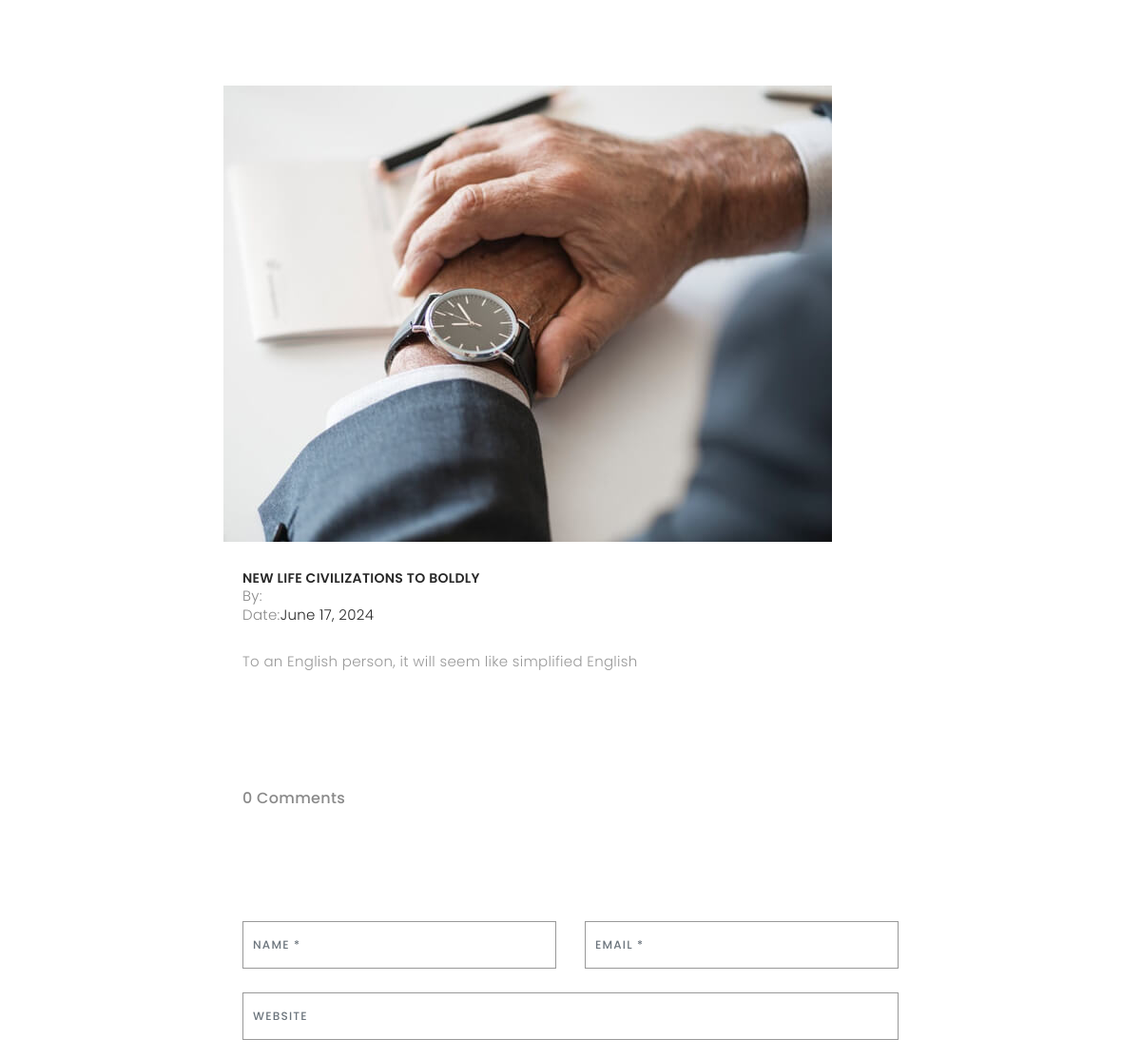
/single/new-life-civilizations-to-boldly/ (upper part), run on an earlier commit of the app's database.
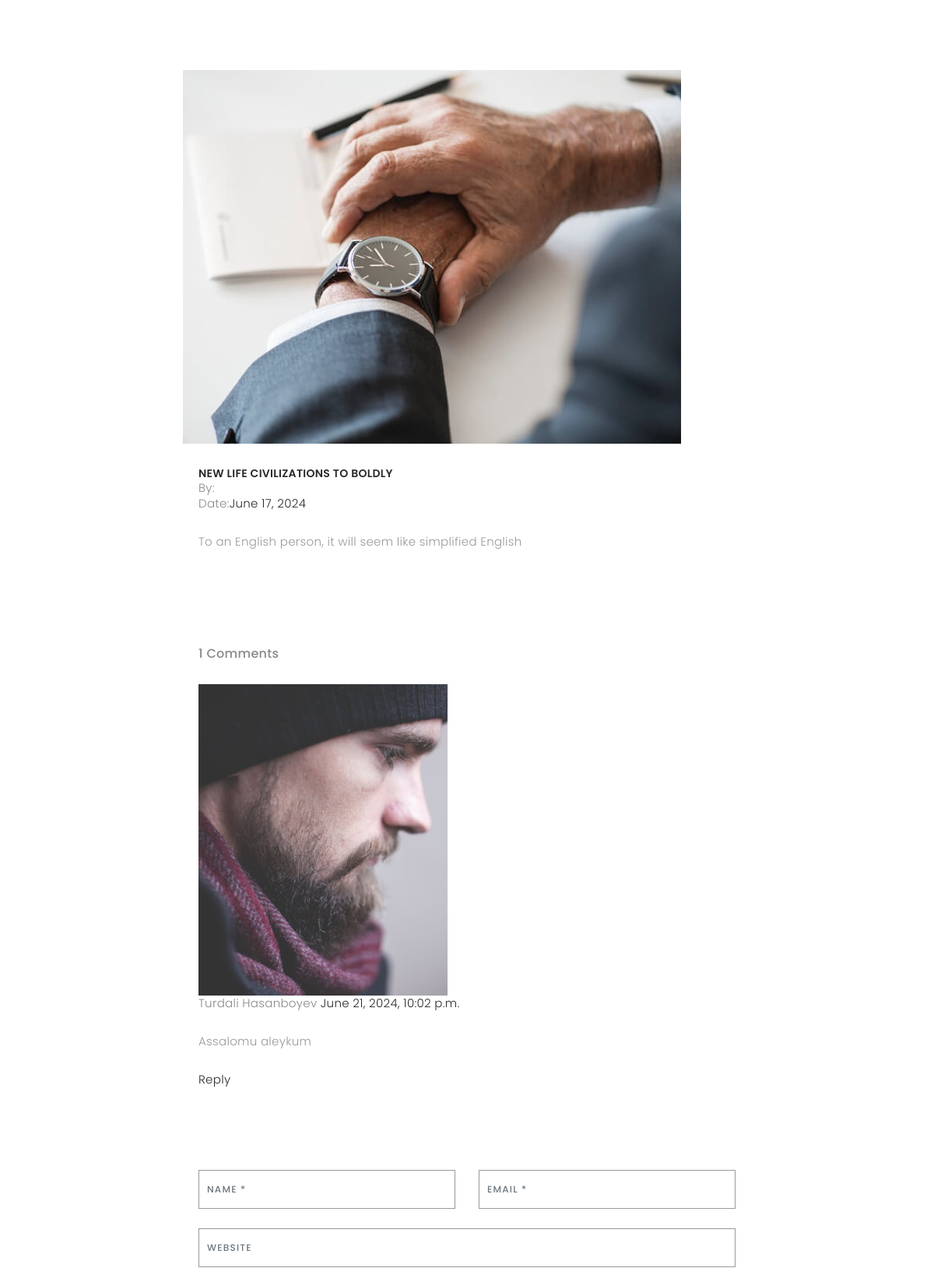
And on a later commit of the database.
### folio/models.py (models this page shows, shortened)
class Blog(models.Model):
    title = models.CharField(max_length=225)
    slug = models.SlugField(unique=True, max_length=225, null=True, blank=True)
    description = models.TextField(null=True, blank=True)
    image = models.ImageField(upload_to="BlogPhotos/", null=True, blank=True)
    created_at = models.DateTimeField(auto_now_add=True)
    updated_at = models.DateTimeField(auto_now=True)

class Comment(models.Model):
    blog = models.ForeignKey(Blog, on_delete=models.CASCADE)
    user = models.ForeignKey(User, on_delete=models.SET_NULL, null=True)
    name = models.CharField(max_length=225, null=True)
    email = models.EmailField(null=True, blank=True)
    website = models.URLField(null=True, blank=True)
    comment = models.TextField(null=True, blank=True)
    created_at = models.DateTimeField(auto_now_add=True)

class User(AbstractUser):
    profile_photo = models.ImageField(upload_to="ProfilePhotos/", null=True, blank=True)
    biography = models.CharField(max_length=225, null=True, blank=True)
    work = models.CharField(max_length=225, null=True, blank=True)

### folio/views.py (the view, shortened to what this page needs)
# urls.py: path('single/<slug:slug>/', single, name='single'),
def single(request, slug):
    blog = Blog.objects.get(slug__exact=slug)
    comments = Comment.objects.filter(blog_id=blog.id)
    context = {
        "blog": blog,
        "comments": comments,
        }
    return render(request, 'blog-single.html', context)

### templates/blog-single.html (shortened to what this page needs)
{% extends 'base.html' %}
{% load static %}
{% block content %}
<div class="main-content paddsection">
  <div class="container">
    <div class="row justify-content-center">
      <div class="col-md-8 col-md-offset-2">
        <div class="row">
          <div class="container-main single-main">
            <div class="col-md-12">
              <div class="block-main mb-30">
                <img src="{{ blog.image.url }}" class="img-responsive" alt="reviews2">
                <div class="content-main single-post padDiv">
                  <div class="journal-txt">
                    <h4><a href="{% url 'single' blog.slug %}">{{ blog.title }}</a></h4>
                  </div>
                  <div class="post-meta">
                    <ul class="list-unstyled mb-0">
                      <li class="author">By:<a href="{% url 'single' blog.slug %}">{{ user.get_full_name }}</a></li>
                      <li class="date">Date:<a href="{% url 'single' blog.slug %}">{{ blog.created_at|date }}</a></li>
                    </ul>
                  </div>
                  <p class="mb-30">{{ blog.description }}</p>
                </div>
              </div>
            </div>
            <div class="col-md-12">
              <div class="comments text-left padDiv mb-30">
                <div class="entry-comments">
                  <h6 class="mb-30">{{ blog.comment_set.count }} Comments</h6>
                  <ul class="entry-comments-list list-unstyled">
                    <li>
                      {% for comment in comments %}
                      <div class="entry-comments-item">
                        <img src="{{ comment.user.profile_photo.url }}" class="entry-comments-avatar"
                          alt="Image placeholder">
                        <div class="entry-comments-body">
                          <span class="entry-comments-author">{{ comment.user.get_full_name }}</span>
                          <span><a href="{% url 'single' blog.slug %}">{{ comment.created_at }}</a></span>
                          <p class="mb-10">{{ comment.comment }}</p>
                          <a class="rep" href="{% url 'single' blog.slug %}">Reply</a>
                        </div>
                      </div>
                      {% endfor %}
                    </li>
                  </ul>
                </div>
              </div>
            </div>
            <div class="col-lg-12">
              <div class="cmt padDiv">
                <form id="comment-form" method="post" role="form">
                  <div class="row">
                    <div class="col-lg-6">
                      <div class="form-group">
                        <input id="form_name" type="text" name="name" class="form-control" placeholder="Name *"
                          required="required">
                      </div>
                    </div>
                    <div class="col-lg-6">
                      <div class="form-group">
                        <input id="form_email" type="email" name="email" class="form-control" placeholder="email *"
                          required="required">
                      </div>
                    </div>
                    <div class="col-md-12">
                      <div class="form-group">
                        <input id="form_name" type="text" name="website" class="form-control" placeholder="Website">
                      </div>
                    </div>
                  </div>
                </form>
              </div>
            </div>
          </div>
        </div>
      </div>
    </div>
  </div>
</div>
{% endblock %}

What changed in the data, as far as the page shows it:
computed for Blog "To an English person, it will seem like simplified English": comment_set.count "0" → "1"
added Comment: user.profile_photo (picture), user.get_full_name "Turdali Hasanboyev", created_at "June 21, 2024, 10:02 p.m.", comment "Assalomu aleykum"
